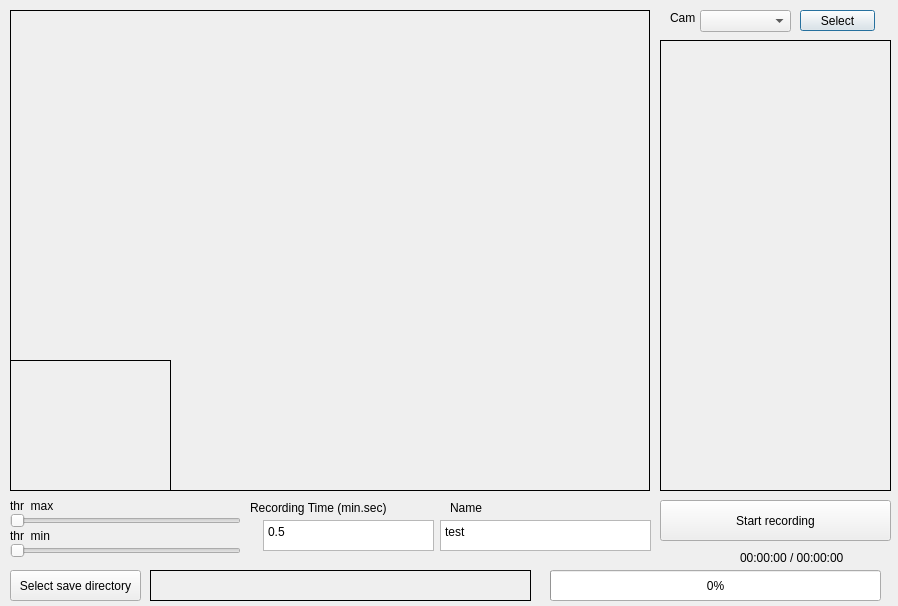
<?xml version="1.0" encoding="UTF-8"?>
<ui version="4.0">
 <class>Dialog</class>
 <widget class="QDialog" name="Dialog">
  <property name="geometry">
   <rect>
    <x>0</x>
    <y>0</y>
    <width>898</width>
    <height>606</height>
   </rect>
  </property>
  <property name="windowTitle">
   <string>Dialog</string>
  </property>
  <widget class="QLabel" name="display_binary">
   <property name="geometry">
    <rect>
     <x>10</x>
     <y>360</y>
     <width>161</width>
     <height>131</height>
    </rect>
   </property>
   <property name="frameShape">
    <enum>QFrame::Box</enum>
   </property>
   <property name="text">
    <string/>
   </property>
  </widget>
  <widget class="QLabel" name="label_maxThr_2">
   <property name="geometry">
    <rect>
     <x>10</x>
     <y>500</y>
     <width>56</width>
     <height>12</height>
    </rect>
   </property>
   <property name="frameShape">
    <enum>QFrame::NoFrame</enum>
   </property>
   <property name="text">
    <string>thr_max</string>
   </property>
  </widget>
  <widget class="QLabel" name="label_maxThr_3">
   <property name="geometry">
    <rect>
     <x>10</x>
     <y>530</y>
     <width>56</width>
     <height>12</height>
    </rect>
   </property>
   <property name="frameShape">
    <enum>QFrame::NoFrame</enum>
   </property>
   <property name="text">
    <string>thr_min</string>
   </property>
  </widget>
  <widget class="QLabel" name="label_maxThr">
   <property name="geometry">
    <rect>
     <x>100</x>
     <y>500</y>
     <width>56</width>
     <height>12</height>
    </rect>
   </property>
   <property name="frameShape">
    <enum>QFrame::NoFrame</enum>
   </property>
   <property name="text">
    <string/>
   </property>
  </widget>
  <widget class="QLabel" name="label_minThr">
   <property name="geometry">
    <rect>
     <x>100</x>
     <y>530</y>
     <width>56</width>
     <height>12</height>
    </rect>
   </property>
   <property name="frameShape">
    <enum>QFrame::NoFrame</enum>
   </property>
   <property name="text">
    <string/>
   </property>
  </widget>
  <widget class="QSlider" name="horizontalSlider_min">
   <property name="geometry">
    <rect>
     <x>10</x>
     <y>540</y>
     <width>231</width>
     <height>22</height>
    </rect>
   </property>
   <property name="maximum">
    <number>255</number>
   </property>
   <property name="orientation">
    <enum>Qt::Horizontal</enum>
   </property>
  </widget>
  <widget class="QLabel" name="display_label">
   <property name="geometry">
    <rect>
     <x>10</x>
     <y>10</y>
     <width>640</width>
     <height>481</height>
    </rect>
   </property>
   <property name="frameShape">
    <enum>QFrame::Box</enum>
   </property>
   <property name="text">
    <string/>
   </property>
  </widget>
  <widget class="QSlider" name="horizontalSlider_max">
   <property name="geometry">
    <rect>
     <x>10</x>
     <y>510</y>
     <width>231</width>
     <height>22</height>
    </rect>
   </property>
   <property name="maximum">
    <number>255</number>
   </property>
   <property name="orientation">
    <enum>Qt::Horizontal</enum>
   </property>
  </widget>
  <widget class="QComboBox" name="comboBox_cam">
   <property name="geometry">
    <rect>
     <x>700</x>
     <y>10</y>
     <width>91</width>
     <height>22</height>
    </rect>
   </property>
  </widget>
  <widget class="QPushButton" name="pushButton_cam">
   <property name="geometry">
    <rect>
     <x>800</x>
     <y>10</y>
     <width>75</width>
     <height>21</height>
    </rect>
   </property>
   <property name="text">
    <string>Select</string>
   </property>
  </widget>
  <widget class="QLabel" name="display_graph">
   <property name="geometry">
    <rect>
     <x>660</x>
     <y>40</y>
     <width>231</width>
     <height>451</height>
    </rect>
   </property>
   <property name="frameShape">
    <enum>QFrame::Box</enum>
   </property>
   <property name="text">
    <string/>
   </property>
  </widget>
  <widget class="QLabel" name="label">
   <property name="geometry">
    <rect>
     <x>250</x>
     <y>500</y>
     <width>161</width>
     <height>16</height>
    </rect>
   </property>
   <property name="text">
    <string>Recording Time (min.sec)</string>
   </property>
  </widget>
  <widget class="QPlainTextEdit" name="plainTextEdit_recording">
   <property name="geometry">
    <rect>
     <x>263</x>
     <y>520</y>
     <width>171</width>
     <height>31</height>
    </rect>
   </property>
   <property name="plainText">
    <string>0.5</string>
   </property>
  </widget>
  <widget class="QPushButton" name="pushButton_startRecording">
   <property name="geometry">
    <rect>
     <x>660</x>
     <y>500</y>
     <width>231</width>
     <height>41</height>
    </rect>
   </property>
   <property name="text">
    <string>Start recording</string>
   </property>
  </widget>
  <widget class="QProgressBar" name="progressBar">
   <property name="geometry">
    <rect>
     <x>550</x>
     <y>570</y>
     <width>331</width>
     <height>31</height>
    </rect>
   </property>
   <property name="value">
    <number>0</number>
   </property>
  </widget>
  <widget class="QLabel" name="label_recordTime">
   <property name="geometry">
    <rect>
     <x>740</x>
     <y>550</y>
     <width>111</width>
     <height>16</height>
    </rect>
   </property>
   <property name="text">
    <string>00:00:00 / 00:00:00</string>
   </property>
  </widget>
  <widget class="QPushButton" name="pushButton_selectDirectory">
   <property name="geometry">
    <rect>
     <x>10</x>
     <y>570</y>
     <width>131</width>
     <height>31</height>
    </rect>
   </property>
   <property name="text">
    <string>Select save directory</string>
   </property>
  </widget>
  <widget class="QLabel" name="label_saveDirectory">
   <property name="geometry">
    <rect>
     <x>150</x>
     <y>570</y>
     <width>381</width>
     <height>31</height>
    </rect>
   </property>
   <property name="frameShape">
    <enum>QFrame::Box</enum>
   </property>
   <property name="text">
    <string/>
   </property>
   <property name="textFormat">
    <enum>Qt::AutoText</enum>
   </property>
  </widget>
  <widget class="QPlainTextEdit" name="plainTextEdit_name">
   <property name="geometry">
    <rect>
     <x>440</x>
     <y>520</y>
     <width>211</width>
     <height>31</height>
    </rect>
   </property>
   <property name="verticalScrollBarPolicy">
    <enum>Qt::ScrollBarAlwaysOff</enum>
   </property>
   <property name="plainText">
    <string>test</string>
   </property>
  </widget>
  <widget class="QLabel" name="label_3">
   <property name="geometry">
    <rect>
     <x>450</x>
     <y>500</y>
     <width>41</width>
     <height>16</height>
    </rect>
   </property>
   <property name="text">
    <string>Name</string>
   </property>
  </widget>
  <widget class="QLabel" name="label_2">
   <property name="geometry">
    <rect>
     <x>670</x>
     <y>10</y>
     <width>31</width>
     <height>16</height>
    </rect>
   </property>
   <property name="text">
    <string>Cam</string>
   </property>
  </widget>
  <zorder>display_label</zorder>
  <zorder>display_binary</zorder>
  <zorder>label_maxThr_2</zorder>
  <zorder>label_maxThr_3</zorder>
  <zorder>label_maxThr</zorder>
  <zorder>label_minThr</zorder>
  <zorder>horizontalSlider_min</zorder>
  <zorder>horizontalSlider_max</zorder>
  <zorder>comboBox_cam</zorder>
  <zorder>pushButton_cam</zorder>
  <zorder>display_graph</zorder>
  <zorder>label</zorder>
  <zorder>plainTextEdit_recording</zorder>
  <zorder>pushButton_startRecording</zorder>
  <zorder>progressBar</zorder>
  <zorder>label_recordTime</zorder>
  <zorder>pushButton_selectDirectory</zorder>
  <zorder>label_saveDirectory</zorder>
  <zorder>plainTextEdit_name</zorder>
  <zorder>label_3</zorder>
  <zorder>label_2</zorder>
 </widget>
 <resources/>
 <connections/>
</ui>
